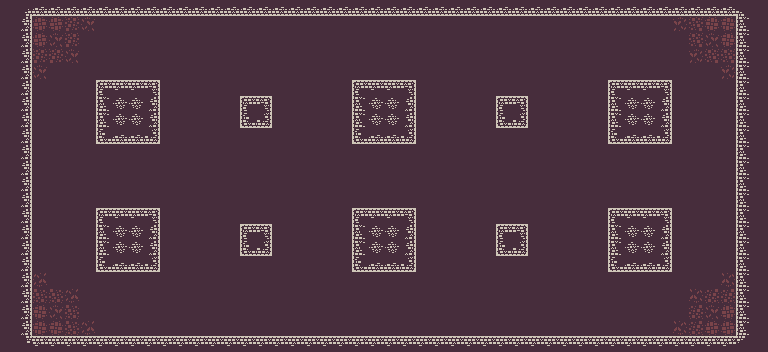

A level layout from a 2D game, rendered from its tile map. Below: a short description, then the map file with tile-grid data replaced by summaries:
An orthogonal 48x22 tile map with 16x16 px tiles, 5 tile layers (ground, walls, spawns, Tile Layer 4, ...).

<map version="1.2" tiledversion="1.3.1" orientation="orthogonal" renderorder="right-down" compressionlevel="0" width="48" height="22" tilewidth="16" tileheight="16" infinite="0" nextlayerid="6" nextobjectid="1">
 <editorsettings>
  <export target="maps/lvl1.json" format="json" />
 </editorsettings>
 <tileset firstgid="1" name="colored_packed" tilewidth="16" tileheight="16" tilecount="1056" columns="48">
  <image source="images/colored_packed.png" width="768" height="352" />
 </tileset>
 <layer id="2" name="ground" width="48" height="22">
  <data>[1056 cells, 1056 non-empty, 4 distinct tile ids]</data>
 </layer>
 <layer id="1" name="walls" width="48" height="22">
  <data>[1056 cells, 288 non-empty, 14 distinct tile ids]</data>
 </layer>
 <layer id="3" name="spawns" width="48" height="22">
  <data>[1056 cells, 4 non-empty, 1 distinct tile ids]</data>
 </layer>
 <layer id="4" name="Tile Layer 4" width="48" height="22">
  <data>[1056 cells, 0 non-empty, 0 distinct tile ids]</data>
 </layer>
 <layer id="5" name="Tile Layer 5" width="48" height="22">
  <data>[1056 cells, 0 non-empty, 0 distinct tile ids]</data>
 </layer>
</map>
